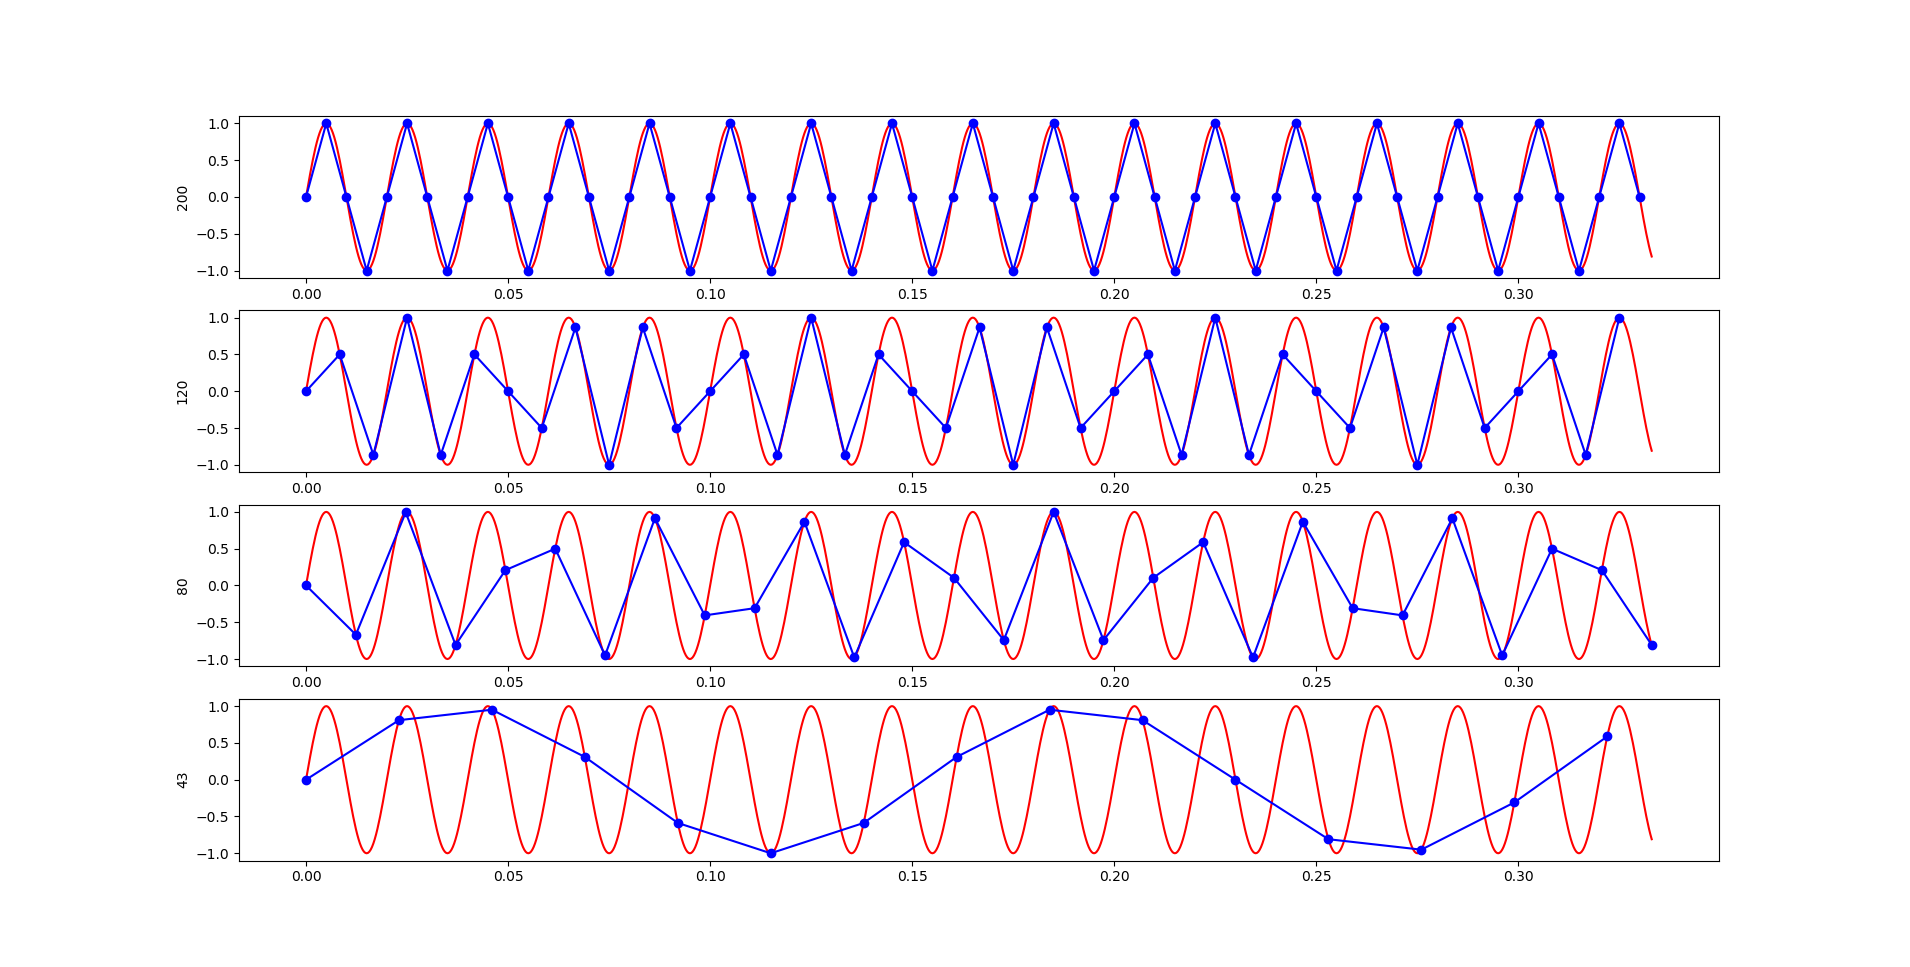

This chart was generated by the following Python code:
import numpy as np
import matplotlib.pyplot as plt

signalFrec = 50
NC         = 1000
fsC        = 3000
tC         = np.arange(0,NC/fsC,1/fsC)
signalC    = np.sin(2*np.pi*signalFrec*tC)
fsD        = [200,120,80,43]

fig      = plt.figure()
#signalC    = np.sin(2*np.pi*signalFrec*tC)+np.sin(2*np.pi*210*tC)

for i in range(len(fsD)):
    contiAxe = fig.add_subplot(4,1,i+1)
    plt.plot(tC,signalC,'r-',tC[::fsC//fsD[i]],signalC[::fsC//fsD[i]],'b-o')
    contiAxe.set_ylabel(fsD[i])

plt.show()
